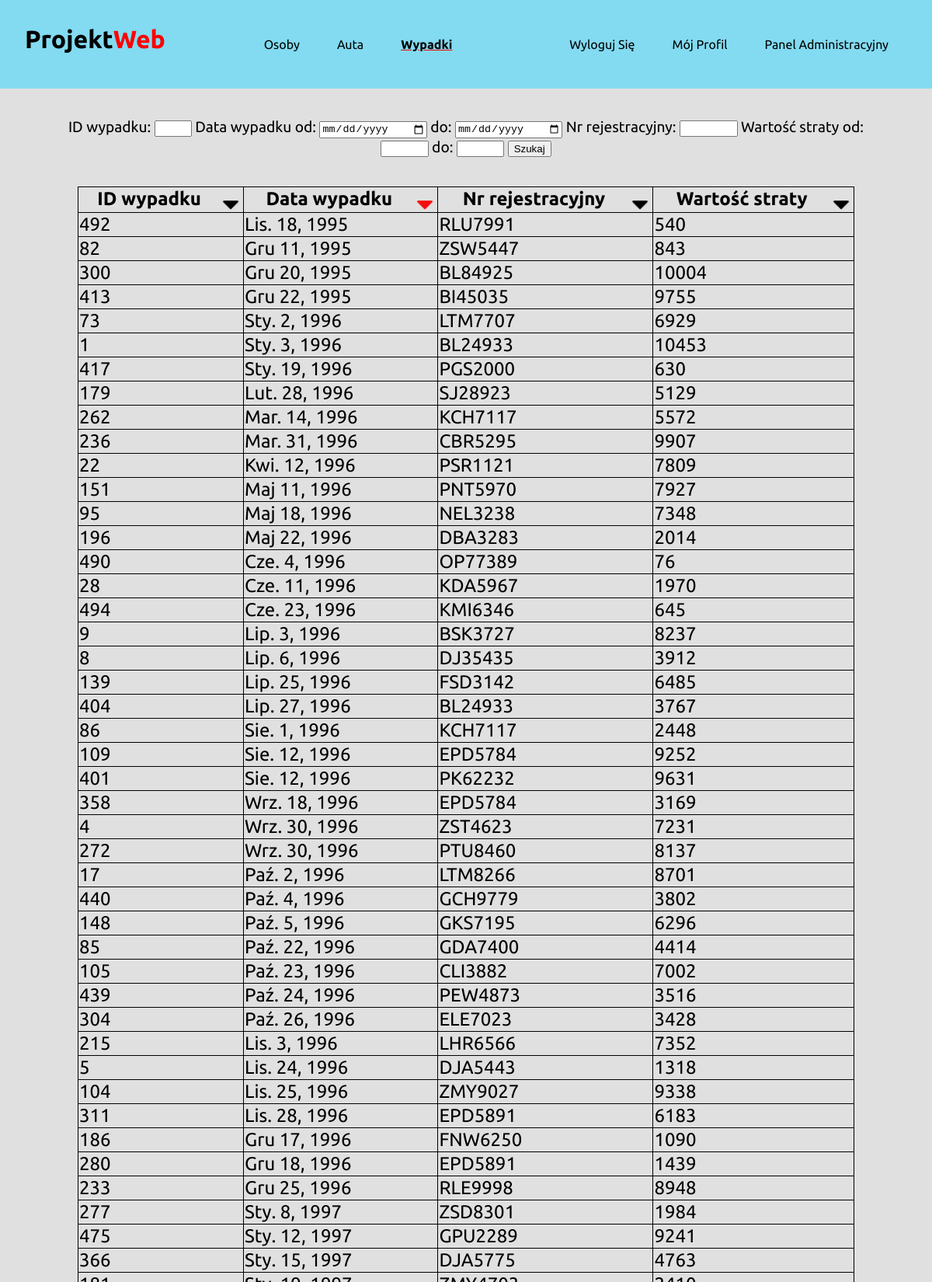
Page /wypadki/?sortid=data_wypadku (signed in, upper part) on the committed database.
### cardb/models.py (models this page shows)
class wypadek(models.Model):
    wypadekid = models.IntegerField(db_column="wypadekID", primary_key=True)
    data_wypadku = models.DateField()
    nr_rejestracyjny = models.CharField(max_length=7)
    wartosc_straty = models.IntegerField()
    class Meta:
        db_table = "wypadki"

### cardb/views.py (the view)
# urls.py: path("wypadki/", views.wypadki, name="wypadki"),
@login_required
def wypadki(request):
    data = wypadek.objects.all()
    myFilter = wypadekFilter(request.GET, queryset=data)
    data = myFilter.qs
    mySort = request.GET.get("sortid", "wypadekid")
    data = data.order_by(mySort)
    return render(
        request,
        "wypadki.html",
        {"wypadki": data, "myFilter": myFilter, "mySort": mySort},
    )

### cardb/templatetags/cardb_tags.py (called while the page is built)
@register.simple_tag(takes_context = True)
def url_replace(context, field, value):
    dict_ = context['request'].GET.copy()
    dict_[field] = value
    return dict_.urlencode()

### template/wypadki.html (shortened to what this page needs)
{% extends 'base.html' %}
{% load static %}
{% load cardb_tags %}
{% block head %}
<link rel="stylesheet" href="{% static 'cardb/wypadki.css' %}" type="text/css" />
{% endblock head %}
{% block content %}
<form method="get">
    <div class="wypadekid">
        <label for="id_wypadekid">ID wypadku:</label>
        {{myFilter.form.wypadekid__icontains}}
    </div>
    <div class="data_wypadku">
        <label for="data_wypadku__gte">Data wypadku od:</label>
        {{myFilter.form.data_wypadku__gte}}
    </div>
    <div class="data_wypadku">
        <label for="data_wypadku__lte">do:</label>
        {{myFilter.form.data_wypadku__lte}}
    </div>
    <div class="nr_rejestracyjny">
        <label for="id_nr_rejestracyjny">Nr rejestracyjny:</label>
        {{myFilter.form.nr_rejestracyjny__icontains}}
    </div>
    <div class="wartosc_straty">
        <label for="wartosc_straty__gte">Wartość straty od:</label>
        {{myFilter.form.wartosc_straty__gte}}
    </div>
    <div class="wartosc_straty">
        <label for="wartosc_straty__lte">do:</label>
        {{myFilter.form.wartosc_straty__lte}}
    </div>
    <input type="submit" value="Szukaj" class="search"/>
</form>
<table>
    <tr>
        <th>ID wypadku<a href="{{request.path}}?{% url_replace 'sortid' 'wypadekid' %}">
            {% if mySort == 'wypadekid' %}
            <img src="{% static 'cardb/sort-button-desc.png' %}" alt="sort button descending">
            {% else %}
            <img src="{% static 'cardb/sort-button.png' %}" alt="sort button">
            {% endif %}
        </a></th>
        <th>Data wypadku<a href="{{request.path}}?{% url_replace 'sortid' 'data_wypadku' %}">
            {% if mySort == 'data_wypadku' %}
            <img src="{% static 'cardb/sort-button-desc.png' %}" alt="sort button descending">
            {% else %}
            <img src="{% static 'cardb/sort-button.png' %}" alt="sort button">
            {% endif %}
        </a></th>
        <th>Nr rejestracyjny<a href="{{request.path}}?{% url_replace 'sortid' 'nr_rejestracyjny' %}">
            {% if mySort == 'nr_rejestracyjny' %}
            <img src="{% static 'cardb/sort-button-desc.png' %}" alt="sort button descending">
            {% else %}
            <img src="{% static 'cardb/sort-button.png' %}" alt="sort button">
            {% endif %}
        </a></th>
        <th>Wartość straty<a href="{{request.path}}?{% url_replace 'sortid' 'wartosc_straty' %}">
            {% if mySort == 'wartosc_straty' %}
            <img src="{% static 'cardb/sort-button-desc.png' %}" alt="sort button descending">
            {% else %}
            <img src="{% static 'cardb/sort-button.png' %}" alt="sort button">
            {% endif %}
        </a></th>
    </tr>
    {% for wypadek in wypadki %}
    <tr>
        <td>{{wypadek.wypadekid}}</td>
        <td>{{wypadek.data_wypadku}}</td>
        <td>{{wypadek.nr_rejestracyjny}}</td>
        <td>{{wypadek.wartosc_straty}}</td>
    </tr>
    {% endfor %}
</table>
{% endblock content %}

### cardb/static/cardb/base.css (style rules this page uses)
body { background: #bebdbd75; margin: 0; font-family: 'Ubuntu', sans-serif; }
a { text-decoration: none; }

### cardb/static/cardb/wypadki.css (style rules this page uses)
form { font-size: 1.2em; text-align: center; padding: 2em 4em; }
form div { display: inline; }
form .wypadekid input { width: 3em; }
form .data_wypadku input { width: 10em; }
form .nr_rejestracyjny input { width: 5em; }
form .wartosc_straty input { width: 4em; }
table { padding: 2em 5em; font-size: 1.5em; margin: auto; width: 1000px; border-spacing: 0px; border-collapse: collapse; }
table tr, table th, table td { border: 1px solid black; }
table img { width: 30px; height: 30px; position: relative; float: inline-end; }

### rows in the picture
wypadek: wypadekid "492", data_wypadku "Lis. 18, 1995", nr_rejestracyjny "RLU7991", wartosc_straty "540"
wypadek: wypadekid "82", data_wypadku "Gru 11, 1995", nr_rejestracyjny "ZSW5447", wartosc_straty "843"
wypadek: wypadekid "300", data_wypadku "Gru 20, 1995", nr_rejestracyjny "BL84925", wartosc_straty "10004"
wypadek: wypadekid "413", data_wypadku "Gru 22, 1995", nr_rejestracyjny "BI45035", wartosc_straty "9755"
wypadek: wypadekid "73", data_wypadku "Sty. 2, 1996", nr_rejestracyjny "LTM7707", wartosc_straty "6929"
wypadek: wypadekid "1", data_wypadku "Sty. 3, 1996", nr_rejestracyjny "BL24933", wartosc_straty "10453"
wypadek: wypadekid "417", data_wypadku "Sty. 19, 1996", nr_rejestracyjny "PGS2000", wartosc_straty "630"
wypadek: wypadekid "179", data_wypadku "Lut. 28, 1996", nr_rejestracyjny "SJ28923", wartosc_straty "5129"
wypadek: wypadekid "262", data_wypadku "Mar. 14, 1996", nr_rejestracyjny "KCH7117", wartosc_straty "5572"
wypadek: wypadekid "236", data_wypadku "Mar. 31, 1996", nr_rejestracyjny "CBR5295", wartosc_straty "9907"
wypadek: wypadekid "22", data_wypadku "Kwi. 12, 1996", nr_rejestracyjny "PSR1121", wartosc_straty "7809"
wypadek: wypadekid "151", data_wypadku "Maj 11, 1996", nr_rejestracyjny "PNT5970", wartosc_straty "7927"
wypadek: wypadekid "95", data_wypadku "Maj 18, 1996", nr_rejestracyjny "NEL3238", wartosc_straty "7348"
wypadek: wypadekid "196", data_wypadku "Maj 22, 1996", nr_rejestracyjny "DBA3283", wartosc_straty "2014"
wypadek: wypadekid "490", data_wypadku "Cze. 4, 1996", nr_rejestracyjny "OP77389", wartosc_straty "76"
wypadek: wypadekid "28", data_wypadku "Cze. 11, 1996", nr_rejestracyjny "KDA5967", wartosc_straty "1970"
wypadek: wypadekid "494", data_wypadku "Cze. 23, 1996", nr_rejestracyjny "KMI6346", wartosc_straty "645"
wypadek: wypadekid "9", data_wypadku "Lip. 3, 1996", nr_rejestracyjny "BSK3727", wartosc_straty "8237"
wypadek: wypadekid "8", data_wypadku "Lip. 6, 1996", nr_rejestracyjny "DJ35435", wartosc_straty "3912"
wypadek: wypadekid "139", data_wypadku "Lip. 25, 1996", nr_rejestracyjny "FSD3142", wartosc_straty "6485"
wypadek: wypadekid "404", data_wypadku "Lip. 27, 1996", nr_rejestracyjny "BL24933", wartosc_straty "3767"
wypadek: wypadekid "86", data_wypadku "Sie. 1, 1996", nr_rejestracyjny "KCH7117", wartosc_straty "2448"
wypadek: wypadekid "109", data_wypadku "Sie. 12, 1996", nr_rejestracyjny "EPD5784", wartosc_straty "9252"
wypadek: wypadekid "401", data_wypadku "Sie. 12, 1996", nr_rejestracyjny "PK62232", wartosc_straty "9631"
wypadek: wypadekid "358", data_wypadku "Wrz. 18, 1996", nr_rejestracyjny "EPD5784", wartosc_straty "3169"
wypadek: wypadekid "4", data_wypadku "Wrz. 30, 1996", nr_rejestracyjny "ZST4623", wartosc_straty "7231"
wypadek: wypadekid "272", data_wypadku "Wrz. 30, 1996", nr_rejestracyjny "PTU8460", wartosc_straty "8137"
wypadek: wypadekid "17", data_wypadku "Paź. 2, 1996", nr_rejestracyjny "LTM8266", wartosc_straty "8701"
wypadek: wypadekid "440", data_wypadku "Paź. 4, 1996", nr_rejestracyjny "GCH9779", wartosc_straty "3802"
wypadek: wypadekid "148", data_wypadku "Paź. 5, 1996", nr_rejestracyjny "GKS7195", wartosc_straty "6296"
wypadek: wypadekid "85", data_wypadku "Paź. 22, 1996", nr_rejestracyjny "GDA7400", wartosc_straty "4414"
wypadek: wypadekid "105", data_wypadku "Paź. 23, 1996", nr_rejestracyjny "CLI3882", wartosc_straty "7002"
wypadek: wypadekid "439", data_wypadku "Paź. 24, 1996", nr_rejestracyjny "PEW4873", wartosc_straty "3516"
wypadek: wypadekid "304", data_wypadku "Paź. 26, 1996", nr_rejestracyjny "ELE7023", wartosc_straty "3428"
wypadek: wypadekid "215", data_wypadku "Lis. 3, 1996", nr_rejestracyjny "LHR6566", wartosc_straty "7352"
wypadek: wypadekid "5", data_wypadku "Lis. 24, 1996", nr_rejestracyjny "DJA5443", wartosc_straty "1318"
wypadek: wypadekid "104", data_wypadku "Lis. 25, 1996", nr_rejestracyjny "ZMY9027", wartosc_straty "9338"
wypadek: wypadekid "311", data_wypadku "Lis. 28, 1996", nr_rejestracyjny "EPD5891", wartosc_straty "6183"
wypadek: wypadekid "186", data_wypadku "Gru 17, 1996", nr_rejestracyjny "FNW6250", wartosc_straty "1090"
wypadek: wypadekid "280", data_wypadku "Gru 18, 1996", nr_rejestracyjny "EPD5891", wartosc_straty "1439"
wypadek: wypadekid "233", data_wypadku "Gru 25, 1996", nr_rejestracyjny "RLE9998", wartosc_straty "8948"
wypadek: wypadekid "277", data_wypadku "Sty. 8, 1997", nr_rejestracyjny "ZSD8301", wartosc_straty "1984"
wypadek: wypadekid "475", data_wypadku "Sty. 12, 1997", nr_rejestracyjny "GPU2289", wartosc_straty "9241"
wypadek: wypadekid "366", data_wypadku "Sty. 15, 1997", nr_rejestracyjny "DJA5775", wartosc_straty "4763"
